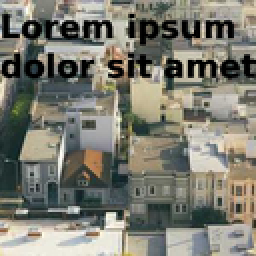
%> input picture Program/mestoTekst.png, 128 x 128 px, shrunk from 300 x 300 before the run (shown 2 times larger)
$ octave slikaTekst.m   (GNU Octave 9; MATLAB toolbox functions it lacks are replaced by stand-ins)
%> lines starting %> are read from the running program, lines starting %| are printed output that depends on the picture; in (x1, y1, x2, y2) boxes, pixels count from 0 and x2, y2 are one past the last pixel; in counts of white or black regions, pixels touching at a corner belong together; the program's own positions count from 1
### Program/lmafit.m
function Y = lmafit(data, mask, rank)
    [n1, n2] = size(data);

    %zacnemo z nakljucno generiranima matrikama
    X = rand(n1, rank) * 255 - 127;
    Y = rand(rank, n2) * 255 - 127;
    %Z je na zacetku nastavljen na znane vrednosti
    Z = data .* mask;
    newXY = X*Y;
    stopCriteria = false;
    k = 0;
    while ~stopCriteria
        k = k + 1
        oldXY = newXY;

        %izracun X^(k + 1)
        X = Z*pinv(Y);
        %izracun Y^(k + 1)
        Y = pinv(X)*Z;
        newXY = X*Y;

        %izracun Z^(k + 1), znane vrednosti popravimo
        Z = newXY + ((data - newXY) .* mask);

        %preverimo ce je konvergenci pogoj dosezen
        stopCriteria = canStop(newXY, oldXY);
    end

    Y = Z;
end


%konvergencni pogoj
function b = canStop(A, B)

    parameter = norm(A-B, "fro")
    b = parameter < 1e-4;

end

### Program/solver.m
function Y = matrixMinimization(data, mask, method, rank)

    %vedno moramo podati vsaj data in mask
    if nargin < 2
        error('Zahtevani matriki s podatki in maska')
    end

    %ce metoda ni podana privzamemo algoritem nnm
    if nargin < 3
        method =   'nnm'
    end

    %ce je izbrana metoda nnm ali svt, klicemo primerne funkcije
    switch method
        case 'nnm'
            Y = nnm(data, mask);
            return
        case 'svt'
            Y = svt(data, mask);
            return
    end

    %ce izbrana metoda ni nnm ali svt je potrebno podati informacijo o rangu
    if nargin < 4
        error('Ali ste pozabili podati rang')
    end

    %izberemo primeren algoritem ali obvestimo da ne obstaja
    switch method
        case 'tnnm'
            Y = tnnm(data, mask, rank);
            return
        case 'lmafit'
            Y = lmafit(data, mask, rank);
            return
        case 'asd'
            Y = asd(data, mask, rank);
            return

        otherwise
            error('Taka metoda ne obstaja')
    end

### Program/slikaTekst.m
%nalozimo sliko
img = imread('mestoTekst.png');
%> img is the input picture: size 128x128x3 uint8; mean R, G, B 124, 123.6, 113.1

img = rgb2gray(img);
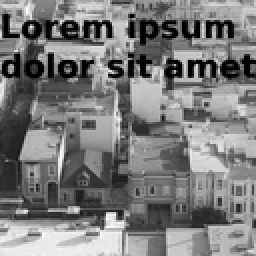
%> img: size 128x128 uint8 (shown 2 times larger); min 0, max 255, mean 122.5
norma = norm(cast(img,"double"), "fro")
%> norma = 17446.4
[n1, n2] = size(img)
%> n1 = 128; n2 = 128
A = zeros(n1, n2);
M = ones(n1, n2);

for i = 1:n1
    for j = 1:n2
        A(i, j) = img(i, j);
        %ce je piksel crn ga oznacimo za neznanega
        if(img(i, j) == 0)
            M(i, j) = 0;
        end
    end
end
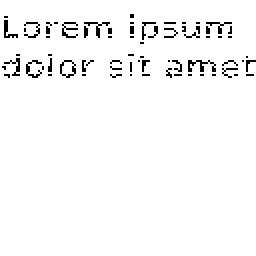
%> M: size 128x128 double (shown 2 times larger); values 0 (black) and 1 (white), 96.8% white; black in thin lines or dots, all inside (x1, y1, x2, y2) = (1, 7, 128, 39)

%zazenemo na poljubnem algoritmu, tic meri cas
tic
Y = solver(sparse(A), sparse(M), "lmafit", 16);
%> the loop in lmafit, `while ~stopCriteria` made 638 passes
%> parameter in canStop on passes 1 to 3: 2799303.9, 2453.5, 872.7
%> after the loop in lmafit, `while ~stopCriteria`: k = 638
%> in matrixMinimization, `Y = lmafit(data, mask, rank);`:
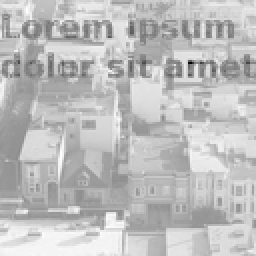
%> Y: size 128x128 double (shown 2 times larger); min -263.1, max 255, mean 123.2; drawn with min black and max white
casIzvajanja = toc

%za izracun napake nalozimo nezasumljeno sliko
orgSlika = rgb2gray(imread('mesto.jpg'));
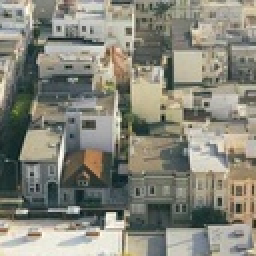
%> input picture Program/mesto.jpg, 128 x 128 px, shrunk from 300 x 300 before the run (shown 2 times larger)
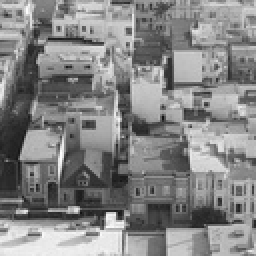
%> orgSlika: size 128x128 uint8 (shown 2 times larger); min 18, max 254, mean 132.9
napaka = norm(Y - cast(orgSlika,"double") , "fro")
%> napaka = 4611.5

%slike prikazemo
Aimg = cast(A, "uint8");
Yimg = cast(Y, "uint8");

figure(1)
imshow(Aimg);
figure(2)
imshow(Yimg);
